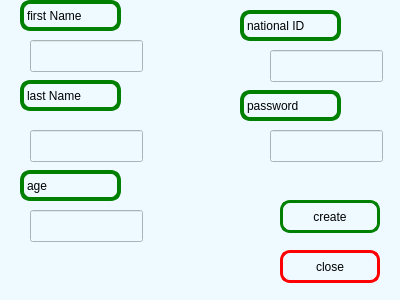
<?xml version="1.0" encoding="UTF-8"?>
<ui version="4.0">
 <class>NewAdminWindow</class>
 <widget class="QDialog" name="NewAdminWindow">
  <property name="geometry">
   <rect>
    <x>0</x>
    <y>0</y>
    <width>400</width>
    <height>300</height>
   </rect>
  </property>
  <property name="windowTitle">
   <string>Dialog</string>
  </property>
  <property name="styleSheet">
   <string notr="true">background-color: rgb(238, 250, 255);
color: rgb(0, 0, 0);</string>
  </property>
  <widget class="QLabel" name="label_4">
   <property name="geometry">
    <rect>
     <x>240</x>
     <y>90</y>
     <width>101</width>
     <height>31</height>
    </rect>
   </property>
   <property name="styleSheet">
    <string notr="true">border-radius:10px;

color: rgb(0, 0, 0);
border:4px solid green;
f</string>
   </property>
   <property name="text">
    <string>password</string>
   </property>
  </widget>
  <widget class="QPushButton" name="createButton">
   <property name="geometry">
    <rect>
     <x>280</x>
     <y>200</y>
     <width>100</width>
     <height>33</height>
    </rect>
   </property>
   <property name="styleSheet">
    <string notr="true">border-radius:10px;

color: rgb(0, 0, 0);
border:3px solid green;
f</string>
   </property>
   <property name="text">
    <string>create</string>
   </property>
  </widget>
  <widget class="QLabel" name="label_2">
   <property name="geometry">
    <rect>
     <x>240</x>
     <y>10</y>
     <width>101</width>
     <height>31</height>
    </rect>
   </property>
   <property name="styleSheet">
    <string notr="true">border-radius:10px;

color: rgb(0, 0, 0);
border:4px solid green;
f</string>
   </property>
   <property name="text">
    <string>national ID</string>
   </property>
  </widget>
  <widget class="QLabel" name="label">
   <property name="geometry">
    <rect>
     <x>20</x>
     <y>0</y>
     <width>101</width>
     <height>31</height>
    </rect>
   </property>
   <property name="styleSheet">
    <string notr="true">border-radius:10px;

color: rgb(0, 0, 0);
border:4px solid green;
f</string>
   </property>
   <property name="text">
    <string>first Name</string>
   </property>
  </widget>
  <widget class="QLineEdit" name="lastNameEdit">
   <property name="geometry">
    <rect>
     <x>30</x>
     <y>130</y>
     <width>113</width>
     <height>32</height>
    </rect>
   </property>
  </widget>
  <widget class="QLineEdit" name="nationalCodeEdit">
   <property name="geometry">
    <rect>
     <x>270</x>
     <y>50</y>
     <width>113</width>
     <height>32</height>
    </rect>
   </property>
  </widget>
  <widget class="QLabel" name="label_5">
   <property name="geometry">
    <rect>
     <x>20</x>
     <y>170</y>
     <width>101</width>
     <height>31</height>
    </rect>
   </property>
   <property name="styleSheet">
    <string notr="true">border-radius:10px;

color: rgb(0, 0, 0);
border:4px solid green;
f</string>
   </property>
   <property name="text">
    <string>age</string>
   </property>
  </widget>
  <widget class="QLabel" name="label_3">
   <property name="geometry">
    <rect>
     <x>20</x>
     <y>80</y>
     <width>101</width>
     <height>31</height>
    </rect>
   </property>
   <property name="styleSheet">
    <string notr="true">border-radius:10px;

color: rgb(0, 0, 0);
border:4px solid green;
f</string>
   </property>
   <property name="text">
    <string>last Name</string>
   </property>
  </widget>
  <widget class="QLineEdit" name="passwordEdit">
   <property name="geometry">
    <rect>
     <x>270</x>
     <y>130</y>
     <width>113</width>
     <height>32</height>
    </rect>
   </property>
  </widget>
  <widget class="QLineEdit" name="firstNameEdit">
   <property name="geometry">
    <rect>
     <x>30</x>
     <y>40</y>
     <width>113</width>
     <height>32</height>
    </rect>
   </property>
  </widget>
  <widget class="QLineEdit" name="ageEdit">
   <property name="geometry">
    <rect>
     <x>30</x>
     <y>210</y>
     <width>113</width>
     <height>32</height>
    </rect>
   </property>
  </widget>
  <widget class="QPushButton" name="closeButton">
   <property name="geometry">
    <rect>
     <x>280</x>
     <y>250</y>
     <width>100</width>
     <height>33</height>
    </rect>
   </property>
   <property name="styleSheet">
    <string notr="true">border-radius:10px;

color: rgb(0, 0, 0);
border:3px solid red;
f</string>
   </property>
   <property name="text">
    <string>close</string>
   </property>
  </widget>
 </widget>
 <resources/>
 <connections/>
</ui>
